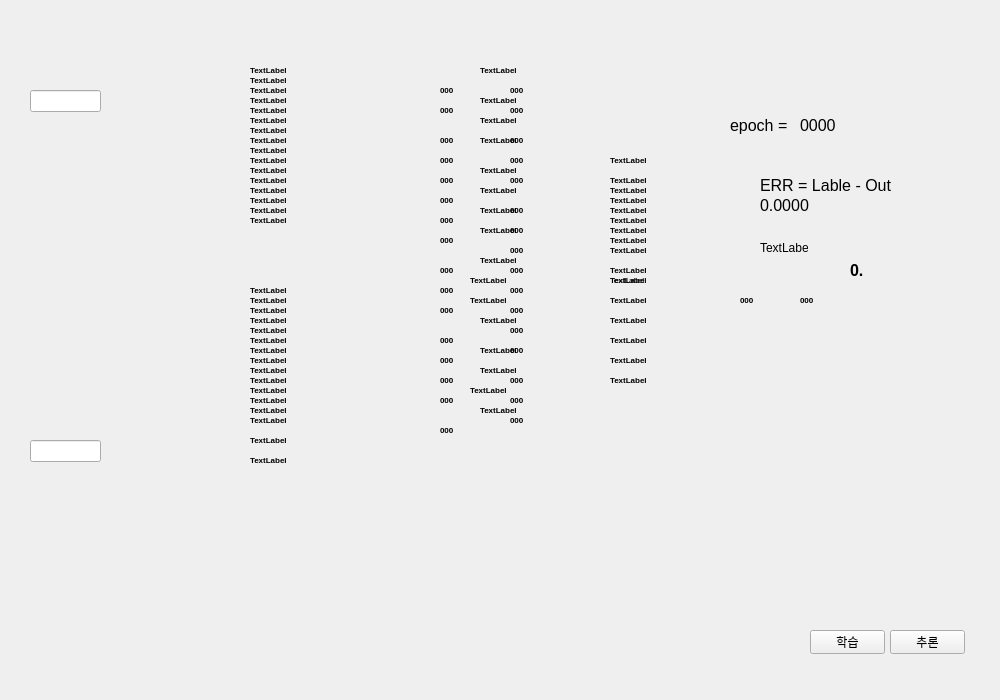
<?xml version="1.0" encoding="UTF-8"?>
<ui version="4.0">
 <class>Form</class>
 <widget class="QWidget" name="Form">
  <property name="geometry">
   <rect>
    <x>0</x>
    <y>0</y>
    <width>1000</width>
    <height>700</height>
   </rect>
  </property>
  <property name="windowTitle">
   <string>Form</string>
  </property>
  <widget class="QLabel" name="backgraund">
   <property name="geometry">
    <rect>
     <x>10</x>
     <y>10</y>
     <width>960</width>
     <height>540</height>
    </rect>
   </property>
   <property name="text">
    <string/>
   </property>
   <property name="pixmap">
    <pixmap>../image/Slide2.jpg</pixmap>
   </property>
   <property name="scaledContents">
    <bool>true</bool>
   </property>
  </widget>
  <widget class="QPushButton" name="pushButton_1">
   <property name="geometry">
    <rect>
     <x>810</x>
     <y>630</y>
     <width>75</width>
     <height>24</height>
    </rect>
   </property>
   <property name="text">
    <string>학습</string>
   </property>
  </widget>
  <widget class="QPushButton" name="pushButton_2">
   <property name="geometry">
    <rect>
     <x>890</x>
     <y>630</y>
     <width>75</width>
     <height>24</height>
    </rect>
   </property>
   <property name="text">
    <string>추론</string>
   </property>
  </widget>
  <widget class="QLineEdit" name="lineEdit_1">
   <property name="geometry">
    <rect>
     <x>30</x>
     <y>90</y>
     <width>71</width>
     <height>22</height>
    </rect>
   </property>
  </widget>
  <widget class="QLineEdit" name="lineEdit_2">
   <property name="geometry">
    <rect>
     <x>30</x>
     <y>440</y>
     <width>71</width>
     <height>22</height>
    </rect>
   </property>
  </widget>
  <widget class="QLabel" name="la_w_in1_h101">
   <property name="geometry">
    <rect>
     <x>250</x>
     <y>60</y>
     <width>41</width>
     <height>20</height>
    </rect>
   </property>
   <property name="font">
    <font>
     <pointsize>6</pointsize>
     <bold>true</bold>
    </font>
   </property>
   <property name="text">
    <string>TextLabel</string>
   </property>
  </widget>
  <widget class="QLabel" name="la_w_in1_h102">
   <property name="geometry">
    <rect>
     <x>250</x>
     <y>70</y>
     <width>41</width>
     <height>20</height>
    </rect>
   </property>
   <property name="font">
    <font>
     <pointsize>6</pointsize>
     <bold>true</bold>
    </font>
   </property>
   <property name="text">
    <string>TextLabel</string>
   </property>
  </widget>
  <widget class="QLabel" name="la_w_in1_h103">
   <property name="geometry">
    <rect>
     <x>250</x>
     <y>80</y>
     <width>41</width>
     <height>20</height>
    </rect>
   </property>
   <property name="font">
    <font>
     <pointsize>6</pointsize>
     <bold>true</bold>
    </font>
   </property>
   <property name="text">
    <string>TextLabel</string>
   </property>
  </widget>
  <widget class="QLabel" name="la_w_in1_h104">
   <property name="geometry">
    <rect>
     <x>250</x>
     <y>90</y>
     <width>41</width>
     <height>20</height>
    </rect>
   </property>
   <property name="font">
    <font>
     <pointsize>6</pointsize>
     <bold>true</bold>
    </font>
   </property>
   <property name="text">
    <string>TextLabel</string>
   </property>
  </widget>
  <widget class="QLabel" name="la_w_in1_h105">
   <property name="geometry">
    <rect>
     <x>250</x>
     <y>100</y>
     <width>41</width>
     <height>20</height>
    </rect>
   </property>
   <property name="font">
    <font>
     <pointsize>6</pointsize>
     <bold>true</bold>
    </font>
   </property>
   <property name="text">
    <string>TextLabel</string>
   </property>
  </widget>
  <widget class="QLabel" name="la_w_in1_h106">
   <property name="geometry">
    <rect>
     <x>250</x>
     <y>110</y>
     <width>41</width>
     <height>20</height>
    </rect>
   </property>
   <property name="font">
    <font>
     <pointsize>6</pointsize>
     <bold>true</bold>
    </font>
   </property>
   <property name="text">
    <string>TextLabel</string>
   </property>
  </widget>
  <widget class="QLabel" name="la_w_in1_h107">
   <property name="geometry">
    <rect>
     <x>250</x>
     <y>120</y>
     <width>41</width>
     <height>20</height>
    </rect>
   </property>
   <property name="font">
    <font>
     <pointsize>6</pointsize>
     <bold>true</bold>
    </font>
   </property>
   <property name="text">
    <string>TextLabel</string>
   </property>
  </widget>
  <widget class="QLabel" name="la_w_in1_h108">
   <property name="geometry">
    <rect>
     <x>250</x>
     <y>130</y>
     <width>41</width>
     <height>20</height>
    </rect>
   </property>
   <property name="font">
    <font>
     <pointsize>6</pointsize>
     <bold>true</bold>
    </font>
   </property>
   <property name="text">
    <string>TextLabel</string>
   </property>
  </widget>
  <widget class="QLabel" name="la_w_in1_h109">
   <property name="geometry">
    <rect>
     <x>250</x>
     <y>140</y>
     <width>41</width>
     <height>20</height>
    </rect>
   </property>
   <property name="font">
    <font>
     <pointsize>6</pointsize>
     <bold>true</bold>
    </font>
   </property>
   <property name="text">
    <string>TextLabel</string>
   </property>
  </widget>
  <widget class="QLabel" name="la_w_in1_h110">
   <property name="geometry">
    <rect>
     <x>250</x>
     <y>149</y>
     <width>41</width>
     <height>21</height>
    </rect>
   </property>
   <property name="font">
    <font>
     <pointsize>6</pointsize>
     <bold>true</bold>
    </font>
   </property>
   <property name="text">
    <string>TextLabel</string>
   </property>
  </widget>
  <widget class="QLabel" name="la_w_in1_h111">
   <property name="geometry">
    <rect>
     <x>250</x>
     <y>160</y>
     <width>41</width>
     <height>20</height>
    </rect>
   </property>
   <property name="font">
    <font>
     <pointsize>6</pointsize>
     <bold>true</bold>
    </font>
   </property>
   <property name="text">
    <string>TextLabel</string>
   </property>
  </widget>
  <widget class="QLabel" name="la_w_in1_h112">
   <property name="geometry">
    <rect>
     <x>250</x>
     <y>169</y>
     <width>41</width>
     <height>21</height>
    </rect>
   </property>
   <property name="font">
    <font>
     <pointsize>6</pointsize>
     <bold>true</bold>
    </font>
   </property>
   <property name="text">
    <string>TextLabel</string>
   </property>
  </widget>
  <widget class="QLabel" name="la_w_in1_h113">
   <property name="geometry">
    <rect>
     <x>250</x>
     <y>180</y>
     <width>41</width>
     <height>20</height>
    </rect>
   </property>
   <property name="font">
    <font>
     <pointsize>6</pointsize>
     <bold>true</bold>
    </font>
   </property>
   <property name="text">
    <string>TextLabel</string>
   </property>
  </widget>
  <widget class="QLabel" name="la_w_in1_h114">
   <property name="geometry">
    <rect>
     <x>250</x>
     <y>190</y>
     <width>41</width>
     <height>20</height>
    </rect>
   </property>
   <property name="font">
    <font>
     <pointsize>6</pointsize>
     <bold>true</bold>
    </font>
   </property>
   <property name="text">
    <string>TextLabel</string>
   </property>
  </widget>
  <widget class="QLabel" name="la_w_in1_h115">
   <property name="geometry">
    <rect>
     <x>250</x>
     <y>200</y>
     <width>41</width>
     <height>20</height>
    </rect>
   </property>
   <property name="font">
    <font>
     <pointsize>6</pointsize>
     <bold>true</bold>
    </font>
   </property>
   <property name="text">
    <string>TextLabel</string>
   </property>
  </widget>
  <widget class="QLabel" name="la_w_in1_h116">
   <property name="geometry">
    <rect>
     <x>250</x>
     <y>209</y>
     <width>41</width>
     <height>21</height>
    </rect>
   </property>
   <property name="font">
    <font>
     <pointsize>6</pointsize>
     <bold>true</bold>
    </font>
   </property>
   <property name="text">
    <string>TextLabel</string>
   </property>
  </widget>
  <widget class="QLabel" name="la_w_in2_h101">
   <property name="geometry">
    <rect>
     <x>250</x>
     <y>280</y>
     <width>41</width>
     <height>20</height>
    </rect>
   </property>
   <property name="font">
    <font>
     <pointsize>6</pointsize>
     <bold>true</bold>
    </font>
   </property>
   <property name="text">
    <string>TextLabel</string>
   </property>
  </widget>
  <widget class="QLabel" name="la_w_in2_h102">
   <property name="geometry">
    <rect>
     <x>250</x>
     <y>290</y>
     <width>41</width>
     <height>20</height>
    </rect>
   </property>
   <property name="font">
    <font>
     <pointsize>6</pointsize>
     <bold>true</bold>
    </font>
   </property>
   <property name="text">
    <string>TextLabel</string>
   </property>
  </widget>
  <widget class="QLabel" name="la_w_in2_h103">
   <property name="geometry">
    <rect>
     <x>250</x>
     <y>300</y>
     <width>41</width>
     <height>20</height>
    </rect>
   </property>
   <property name="font">
    <font>
     <pointsize>6</pointsize>
     <bold>true</bold>
    </font>
   </property>
   <property name="text">
    <string>TextLabel</string>
   </property>
  </widget>
  <widget class="QLabel" name="la_w_in2_h104">
   <property name="geometry">
    <rect>
     <x>250</x>
     <y>310</y>
     <width>41</width>
     <height>20</height>
    </rect>
   </property>
   <property name="font">
    <font>
     <pointsize>6</pointsize>
     <bold>true</bold>
    </font>
   </property>
   <property name="text">
    <string>TextLabel</string>
   </property>
  </widget>
  <widget class="QLabel" name="la_w_in2_h105">
   <property name="geometry">
    <rect>
     <x>250</x>
     <y>319</y>
     <width>41</width>
     <height>21</height>
    </rect>
   </property>
   <property name="font">
    <font>
     <pointsize>6</pointsize>
     <bold>true</bold>
    </font>
   </property>
   <property name="text">
    <string>TextLabel</string>
   </property>
  </widget>
  <widget class="QLabel" name="la_w_in2_h106">
   <property name="geometry">
    <rect>
     <x>250</x>
     <y>330</y>
     <width>41</width>
     <height>20</height>
    </rect>
   </property>
   <property name="font">
    <font>
     <pointsize>6</pointsize>
     <bold>true</bold>
    </font>
   </property>
   <property name="text">
    <string>TextLabel</string>
   </property>
  </widget>
  <widget class="QLabel" name="la_w_in2_h107">
   <property name="geometry">
    <rect>
     <x>250</x>
     <y>340</y>
     <width>41</width>
     <height>20</height>
    </rect>
   </property>
   <property name="font">
    <font>
     <pointsize>6</pointsize>
     <bold>true</bold>
    </font>
   </property>
   <property name="text">
    <string>TextLabel</string>
   </property>
  </widget>
  <widget class="QLabel" name="la_w_in2_h108">
   <property name="geometry">
    <rect>
     <x>250</x>
     <y>350</y>
     <width>41</width>
     <height>20</height>
    </rect>
   </property>
   <property name="font">
    <font>
     <pointsize>6</pointsize>
     <bold>true</bold>
    </font>
   </property>
   <property name="text">
    <string>TextLabel</string>
   </property>
  </widget>
  <widget class="QLabel" name="la_w_in2_h109">
   <property name="geometry">
    <rect>
     <x>250</x>
     <y>360</y>
     <width>41</width>
     <height>20</height>
    </rect>
   </property>
   <property name="font">
    <font>
     <pointsize>6</pointsize>
     <bold>true</bold>
    </font>
   </property>
   <property name="text">
    <string>TextLabel</string>
   </property>
  </widget>
  <widget class="QLabel" name="la_w_in2_h110">
   <property name="geometry">
    <rect>
     <x>250</x>
     <y>370</y>
     <width>41</width>
     <height>20</height>
    </rect>
   </property>
   <property name="font">
    <font>
     <pointsize>6</pointsize>
     <bold>true</bold>
    </font>
   </property>
   <property name="text">
    <string>TextLabel</string>
   </property>
  </widget>
  <widget class="QLabel" name="la_w_in2_h111">
   <property name="geometry">
    <rect>
     <x>250</x>
     <y>380</y>
     <width>41</width>
     <height>20</height>
    </rect>
   </property>
   <property name="font">
    <font>
     <pointsize>6</pointsize>
     <bold>true</bold>
    </font>
   </property>
   <property name="text">
    <string>TextLabel</string>
   </property>
  </widget>
  <widget class="QLabel" name="la_w_in2_h112">
   <property name="geometry">
    <rect>
     <x>250</x>
     <y>390</y>
     <width>41</width>
     <height>20</height>
    </rect>
   </property>
   <property name="font">
    <font>
     <pointsize>6</pointsize>
     <bold>true</bold>
    </font>
   </property>
   <property name="text">
    <string>TextLabel</string>
   </property>
  </widget>
  <widget class="QLabel" name="la_w_in2_h113">
   <property name="geometry">
    <rect>
     <x>250</x>
     <y>399</y>
     <width>41</width>
     <height>21</height>
    </rect>
   </property>
   <property name="font">
    <font>
     <pointsize>6</pointsize>
     <bold>true</bold>
    </font>
   </property>
   <property name="text">
    <string>TextLabel</string>
   </property>
  </widget>
  <widget class="QLabel" name="la_w_in2_h114">
   <property name="geometry">
    <rect>
     <x>250</x>
     <y>410</y>
     <width>41</width>
     <height>20</height>
    </rect>
   </property>
   <property name="font">
    <font>
     <pointsize>6</pointsize>
     <bold>true</bold>
    </font>
   </property>
   <property name="text">
    <string>TextLabel</string>
   </property>
  </widget>
  <widget class="QLabel" name="la_w_in2_h115">
   <property name="geometry">
    <rect>
     <x>250</x>
     <y>430</y>
     <width>41</width>
     <height>20</height>
    </rect>
   </property>
   <property name="font">
    <font>
     <pointsize>6</pointsize>
     <bold>true</bold>
    </font>
   </property>
   <property name="text">
    <string>TextLabel</string>
   </property>
  </widget>
  <widget class="QLabel" name="la_w_in2_h116">
   <property name="geometry">
    <rect>
     <x>250</x>
     <y>450</y>
     <width>41</width>
     <height>20</height>
    </rect>
   </property>
   <property name="font">
    <font>
     <pointsize>6</pointsize>
     <bold>true</bold>
    </font>
   </property>
   <property name="text">
    <string>TextLabel</string>
   </property>
  </widget>
  <widget class="QLabel" name="la_x1_h101">
   <property name="geometry">
    <rect>
     <x>440</x>
     <y>80</y>
     <width>41</width>
     <height>20</height>
    </rect>
   </property>
   <property name="font">
    <font>
     <pointsize>6</pointsize>
     <bold>true</bold>
    </font>
   </property>
   <property name="text">
    <string>000</string>
   </property>
  </widget>
  <widget class="QLabel" name="la_x1_h102">
   <property name="geometry">
    <rect>
     <x>440</x>
     <y>100</y>
     <width>41</width>
     <height>20</height>
    </rect>
   </property>
   <property name="font">
    <font>
     <pointsize>6</pointsize>
     <bold>true</bold>
    </font>
   </property>
   <property name="text">
    <string>000</string>
   </property>
  </widget>
  <widget class="QLabel" name="la_x1_h103">
   <property name="geometry">
    <rect>
     <x>440</x>
     <y>130</y>
     <width>41</width>
     <height>20</height>
    </rect>
   </property>
   <property name="font">
    <font>
     <pointsize>6</pointsize>
     <bold>true</bold>
    </font>
   </property>
   <property name="text">
    <string>000</string>
   </property>
  </widget>
  <widget class="QLabel" name="la_x1_h104">
   <property name="geometry">
    <rect>
     <x>440</x>
     <y>150</y>
     <width>41</width>
     <height>20</height>
    </rect>
   </property>
   <property name="font">
    <font>
     <pointsize>6</pointsize>
     <bold>true</bold>
    </font>
   </property>
   <property name="text">
    <string>000</string>
   </property>
  </widget>
  <widget class="QLabel" name="la_x1_h105">
   <property name="geometry">
    <rect>
     <x>440</x>
     <y>170</y>
     <width>41</width>
     <height>20</height>
    </rect>
   </property>
   <property name="font">
    <font>
     <pointsize>6</pointsize>
     <bold>true</bold>
    </font>
   </property>
   <property name="text">
    <string>000</string>
   </property>
  </widget>
  <widget class="QLabel" name="la_x1_h106">
   <property name="geometry">
    <rect>
     <x>440</x>
     <y>190</y>
     <width>41</width>
     <height>20</height>
    </rect>
   </property>
   <property name="font">
    <font>
     <pointsize>6</pointsize>
     <bold>true</bold>
    </font>
   </property>
   <property name="text">
    <string>000</string>
   </property>
  </widget>
  <widget class="QLabel" name="la_x1_h107">
   <property name="geometry">
    <rect>
     <x>440</x>
     <y>210</y>
     <width>41</width>
     <height>20</height>
    </rect>
   </property>
   <property name="font">
    <font>
     <pointsize>6</pointsize>
     <bold>true</bold>
    </font>
   </property>
   <property name="text">
    <string>000</string>
   </property>
  </widget>
  <widget class="QLabel" name="la_x1_h108">
   <property name="geometry">
    <rect>
     <x>440</x>
     <y>230</y>
     <width>41</width>
     <height>20</height>
    </rect>
   </property>
   <property name="font">
    <font>
     <pointsize>6</pointsize>
     <bold>true</bold>
    </font>
   </property>
   <property name="text">
    <string>000</string>
   </property>
  </widget>
  <widget class="QLabel" name="la_x1_h109">
   <property name="geometry">
    <rect>
     <x>440</x>
     <y>260</y>
     <width>41</width>
     <height>20</height>
    </rect>
   </property>
   <property name="font">
    <font>
     <pointsize>6</pointsize>
     <bold>true</bold>
    </font>
   </property>
   <property name="text">
    <string>000</string>
   </property>
  </widget>
  <widget class="QLabel" name="la_x1_h110">
   <property name="geometry">
    <rect>
     <x>440</x>
     <y>280</y>
     <width>41</width>
     <height>20</height>
    </rect>
   </property>
   <property name="font">
    <font>
     <pointsize>6</pointsize>
     <bold>true</bold>
    </font>
   </property>
   <property name="text">
    <string>000</string>
   </property>
  </widget>
  <widget class="QLabel" name="la_x1_h111">
   <property name="geometry">
    <rect>
     <x>440</x>
     <y>300</y>
     <width>41</width>
     <height>20</height>
    </rect>
   </property>
   <property name="font">
    <font>
     <pointsize>6</pointsize>
     <bold>true</bold>
    </font>
   </property>
   <property name="text">
    <string>000</string>
   </property>
  </widget>
  <widget class="QLabel" name="la_x1_h112">
   <property name="geometry">
    <rect>
     <x>440</x>
     <y>330</y>
     <width>41</width>
     <height>20</height>
    </rect>
   </property>
   <property name="font">
    <font>
     <pointsize>6</pointsize>
     <bold>true</bold>
    </font>
   </property>
   <property name="text">
    <string>000</string>
   </property>
  </widget>
  <widget class="QLabel" name="la_x1_h113">
   <property name="geometry">
    <rect>
     <x>440</x>
     <y>350</y>
     <width>41</width>
     <height>20</height>
    </rect>
   </property>
   <property name="font">
    <font>
     <pointsize>6</pointsize>
     <bold>true</bold>
    </font>
   </property>
   <property name="text">
    <string>000</string>
   </property>
  </widget>
  <widget class="QLabel" name="la_x1_h114">
   <property name="geometry">
    <rect>
     <x>440</x>
     <y>370</y>
     <width>41</width>
     <height>20</height>
    </rect>
   </property>
   <property name="font">
    <font>
     <pointsize>6</pointsize>
     <bold>true</bold>
    </font>
   </property>
   <property name="text">
    <string>000</string>
   </property>
  </widget>
  <widget class="QLabel" name="la_x1_h115">
   <property name="geometry">
    <rect>
     <x>440</x>
     <y>390</y>
     <width>41</width>
     <height>20</height>
    </rect>
   </property>
   <property name="font">
    <font>
     <pointsize>6</pointsize>
     <bold>true</bold>
    </font>
   </property>
   <property name="text">
    <string>000</string>
   </property>
  </widget>
  <widget class="QLabel" name="la_x1_h116">
   <property name="geometry">
    <rect>
     <x>440</x>
     <y>420</y>
     <width>41</width>
     <height>20</height>
    </rect>
   </property>
   <property name="font">
    <font>
     <pointsize>6</pointsize>
     <bold>true</bold>
    </font>
   </property>
   <property name="text">
    <string>000</string>
   </property>
  </widget>
  <widget class="QLabel" name="la_y1_h101">
   <property name="geometry">
    <rect>
     <x>510</x>
     <y>80</y>
     <width>41</width>
     <height>20</height>
    </rect>
   </property>
   <property name="font">
    <font>
     <pointsize>6</pointsize>
     <bold>true</bold>
    </font>
   </property>
   <property name="text">
    <string>000</string>
   </property>
  </widget>
  <widget class="QLabel" name="la_y1_h102">
   <property name="geometry">
    <rect>
     <x>510</x>
     <y>100</y>
     <width>41</width>
     <height>20</height>
    </rect>
   </property>
   <property name="font">
    <font>
     <pointsize>6</pointsize>
     <bold>true</bold>
    </font>
   </property>
   <property name="text">
    <string>000</string>
   </property>
  </widget>
  <widget class="QLabel" name="la_y1_h103">
   <property name="geometry">
    <rect>
     <x>510</x>
     <y>130</y>
     <width>41</width>
     <height>20</height>
    </rect>
   </property>
   <property name="font">
    <font>
     <pointsize>6</pointsize>
     <bold>true</bold>
    </font>
   </property>
   <property name="text">
    <string>000</string>
   </property>
  </widget>
  <widget class="QLabel" name="la_y1_h104">
   <property name="geometry">
    <rect>
     <x>510</x>
     <y>150</y>
     <width>41</width>
     <height>20</height>
    </rect>
   </property>
   <property name="font">
    <font>
     <pointsize>6</pointsize>
     <bold>true</bold>
    </font>
   </property>
   <property name="text">
    <string>000</string>
   </property>
  </widget>
  <widget class="QLabel" name="la_y1_h105">
   <property name="geometry">
    <rect>
     <x>510</x>
     <y>170</y>
     <width>41</width>
     <height>20</height>
    </rect>
   </property>
   <property name="font">
    <font>
     <pointsize>6</pointsize>
     <bold>true</bold>
    </font>
   </property>
   <property name="text">
    <string>000</string>
   </property>
  </widget>
  <widget class="QLabel" name="la_y1_h106">
   <property name="geometry">
    <rect>
     <x>510</x>
     <y>200</y>
     <width>41</width>
     <height>20</height>
    </rect>
   </property>
   <property name="font">
    <font>
     <pointsize>6</pointsize>
     <bold>true</bold>
    </font>
   </property>
   <property name="text">
    <string>000</string>
   </property>
  </widget>
  <widget class="QLabel" name="la_y1_h107">
   <property name="geometry">
    <rect>
     <x>510</x>
     <y>220</y>
     <width>41</width>
     <height>20</height>
    </rect>
   </property>
   <property name="font">
    <font>
     <pointsize>6</pointsize>
     <bold>true</bold>
    </font>
   </property>
   <property name="text">
    <string>000</string>
   </property>
  </widget>
  <widget class="QLabel" name="la_y1_h108">
   <property name="geometry">
    <rect>
     <x>510</x>
     <y>240</y>
     <width>41</width>
     <height>20</height>
    </rect>
   </property>
   <property name="font">
    <font>
     <pointsize>6</pointsize>
     <bold>true</bold>
    </font>
   </property>
   <property name="text">
    <string>000</string>
   </property>
  </widget>
  <widget class="QLabel" name="la_y1_h109">
   <property name="geometry">
    <rect>
     <x>510</x>
     <y>260</y>
     <width>41</width>
     <height>20</height>
    </rect>
   </property>
   <property name="font">
    <font>
     <pointsize>6</pointsize>
     <bold>true</bold>
    </font>
   </property>
   <property name="text">
    <string>000</string>
   </property>
  </widget>
  <widget class="QLabel" name="la_y1_h110">
   <property name="geometry">
    <rect>
     <x>510</x>
     <y>280</y>
     <width>41</width>
     <height>20</height>
    </rect>
   </property>
   <property name="font">
    <font>
     <pointsize>6</pointsize>
     <bold>true</bold>
    </font>
   </property>
   <property name="text">
    <string>000</string>
   </property>
  </widget>
  <widget class="QLabel" name="la_y1_h111">
   <property name="geometry">
    <rect>
     <x>510</x>
     <y>300</y>
     <width>41</width>
     <height>20</height>
    </rect>
   </property>
   <property name="font">
    <font>
     <pointsize>6</pointsize>
     <bold>true</bold>
    </font>
   </property>
   <property name="text">
    <string>000</string>
   </property>
  </widget>
  <widget class="QLabel" name="la_y1_h112">
   <property name="geometry">
    <rect>
     <x>510</x>
     <y>320</y>
     <width>41</width>
     <height>20</height>
    </rect>
   </property>
   <property name="font">
    <font>
     <pointsize>6</pointsize>
     <bold>true</bold>
    </font>
   </property>
   <property name="text">
    <string>000</string>
   </property>
  </widget>
  <widget class="QLabel" name="la_y1_h113">
   <property name="geometry">
    <rect>
     <x>510</x>
     <y>340</y>
     <width>41</width>
     <height>20</height>
    </rect>
   </property>
   <property name="font">
    <font>
     <pointsize>6</pointsize>
     <bold>true</bold>
    </font>
   </property>
   <property name="text">
    <string>000</string>
   </property>
  </widget>
  <widget class="QLabel" name="la_y1_h114">
   <property name="geometry">
    <rect>
     <x>510</x>
     <y>370</y>
     <width>41</width>
     <height>20</height>
    </rect>
   </property>
   <property name="font">
    <font>
     <pointsize>6</pointsize>
     <bold>true</bold>
    </font>
   </property>
   <property name="text">
    <string>000</string>
   </property>
  </widget>
  <widget class="QLabel" name="la_y1_h115">
   <property name="geometry">
    <rect>
     <x>510</x>
     <y>390</y>
     <width>41</width>
     <height>20</height>
    </rect>
   </property>
   <property name="font">
    <font>
     <pointsize>6</pointsize>
     <bold>true</bold>
    </font>
   </property>
   <property name="text">
    <string>000</string>
   </property>
  </widget>
  <widget class="QLabel" name="la_y1_h116">
   <property name="geometry">
    <rect>
     <x>510</x>
     <y>410</y>
     <width>41</width>
     <height>20</height>
    </rect>
   </property>
   <property name="font">
    <font>
     <pointsize>6</pointsize>
     <bold>true</bold>
    </font>
   </property>
   <property name="text">
    <string>000</string>
   </property>
  </widget>
  <widget class="QLabel" name="la_bias1_h101">
   <property name="geometry">
    <rect>
     <x>480</x>
     <y>60</y>
     <width>41</width>
     <height>20</height>
    </rect>
   </property>
   <property name="font">
    <font>
     <pointsize>6</pointsize>
     <bold>true</bold>
    </font>
   </property>
   <property name="text">
    <string>TextLabel</string>
   </property>
  </widget>
  <widget class="QLabel" name="la_bias1_h102">
   <property name="geometry">
    <rect>
     <x>480</x>
     <y>90</y>
     <width>41</width>
     <height>20</height>
    </rect>
   </property>
   <property name="font">
    <font>
     <pointsize>6</pointsize>
     <bold>true</bold>
    </font>
   </property>
   <property name="text">
    <string>TextLabel</string>
   </property>
  </widget>
  <widget class="QLabel" name="la_bias1_h103">
   <property name="geometry">
    <rect>
     <x>480</x>
     <y>110</y>
     <width>41</width>
     <height>20</height>
    </rect>
   </property>
   <property name="font">
    <font>
     <pointsize>6</pointsize>
     <bold>true</bold>
    </font>
   </property>
   <property name="text">
    <string>TextLabel</string>
   </property>
  </widget>
  <widget class="QLabel" name="la_bias1_h104">
   <property name="geometry">
    <rect>
     <x>480</x>
     <y>130</y>
     <width>41</width>
     <height>20</height>
    </rect>
   </property>
   <property name="font">
    <font>
     <pointsize>6</pointsize>
     <bold>true</bold>
    </font>
   </property>
   <property name="text">
    <string>TextLabel</string>
   </property>
  </widget>
  <widget class="QLabel" name="la_bias1_h105">
   <property name="geometry">
    <rect>
     <x>480</x>
     <y>160</y>
     <width>41</width>
     <height>20</height>
    </rect>
   </property>
   <property name="font">
    <font>
     <pointsize>6</pointsize>
     <bold>true</bold>
    </font>
   </property>
   <property name="text">
    <string>TextLabel</string>
   </property>
  </widget>
  <widget class="QLabel" name="la_bias1_h106">
   <property name="geometry">
    <rect>
     <x>480</x>
     <y>180</y>
     <width>41</width>
     <height>20</height>
    </rect>
   </property>
   <property name="font">
    <font>
     <pointsize>6</pointsize>
     <bold>true</bold>
    </font>
   </property>
   <property name="text">
    <string>TextLabel</string>
   </property>
  </widget>
  <widget class="QLabel" name="la_bias1_h107">
   <property name="geometry">
    <rect>
     <x>480</x>
     <y>200</y>
     <width>41</width>
     <height>20</height>
    </rect>
   </property>
   <property name="font">
    <font>
     <pointsize>6</pointsize>
     <bold>true</bold>
    </font>
   </property>
   <property name="text">
    <string>TextLabel</string>
   </property>
  </widget>
  <widget class="QLabel" name="la_bias1_h108">
   <property name="geometry">
    <rect>
     <x>480</x>
     <y>220</y>
     <width>41</width>
     <height>20</height>
    </rect>
   </property>
   <property name="font">
    <font>
     <pointsize>6</pointsize>
     <bold>true</bold>
    </font>
   </property>
   <property name="text">
    <string>TextLabel</string>
   </property>
  </widget>
  <widget class="QLabel" name="la_bias1_h109">
   <property name="geometry">
    <rect>
     <x>480</x>
     <y>250</y>
     <width>41</width>
     <height>20</height>
    </rect>
   </property>
   <property name="font">
    <font>
     <pointsize>6</pointsize>
     <bold>true</bold>
    </font>
   </property>
   <property name="text">
    <string>TextLabel</string>
   </property>
  </widget>
  <widget class="QLabel" name="la_bias1_h110">
   <property name="geometry">
    <rect>
     <x>470</x>
     <y>270</y>
     <width>41</width>
     <height>20</height>
    </rect>
   </property>
   <property name="font">
    <font>
     <pointsize>6</pointsize>
     <bold>true</bold>
    </font>
   </property>
   <property name="text">
    <string>TextLabel</string>
   </property>
  </widget>
  <widget class="QLabel" name="la_bias1_h111">
   <property name="geometry">
    <rect>
     <x>470</x>
     <y>290</y>
     <width>41</width>
     <height>20</height>
    </rect>
   </property>
   <property name="font">
    <font>
     <pointsize>6</pointsize>
     <bold>true</bold>
    </font>
   </property>
   <property name="text">
    <string>TextLabel</string>
   </property>
  </widget>
  <widget class="QLabel" name="la_bias1_h112">
   <property name="geometry">
    <rect>
     <x>480</x>
     <y>310</y>
     <width>41</width>
     <height>20</height>
    </rect>
   </property>
   <property name="font">
    <font>
     <pointsize>6</pointsize>
     <bold>true</bold>
    </font>
   </property>
   <property name="text">
    <string>TextLabel</string>
   </property>
  </widget>
  <widget class="QLabel" name="la_bias1_h113">
   <property name="geometry">
    <rect>
     <x>480</x>
     <y>340</y>
     <width>41</width>
     <height>20</height>
    </rect>
   </property>
   <property name="font">
    <font>
     <pointsize>6</pointsize>
     <bold>true</bold>
    </font>
   </property>
   <property name="text">
    <string>TextLabel</string>
   </property>
  </widget>
  <widget class="QLabel" name="la_bias1_h114">
   <property name="geometry">
    <rect>
     <x>480</x>
     <y>360</y>
     <width>41</width>
     <height>20</height>
    </rect>
   </property>
   <property name="font">
    <font>
     <pointsize>6</pointsize>
     <bold>true</bold>
    </font>
   </property>
   <property name="text">
    <string>TextLabel</string>
   </property>
  </widget>
  <widget class="QLabel" name="la_bias1_h115">
   <property name="geometry">
    <rect>
     <x>470</x>
     <y>380</y>
     <width>41</width>
     <height>20</height>
    </rect>
   </property>
   <property name="font">
    <font>
     <pointsize>6</pointsize>
     <bold>true</bold>
    </font>
   </property>
   <property name="text">
    <string>TextLabel</string>
   </property>
  </widget>
  <widget class="QLabel" name="la_bias1_h116">
   <property name="geometry">
    <rect>
     <x>480</x>
     <y>400</y>
     <width>41</width>
     <height>20</height>
    </rect>
   </property>
   <property name="font">
    <font>
     <pointsize>6</pointsize>
     <bold>true</bold>
    </font>
   </property>
   <property name="text">
    <string>TextLabel</string>
   </property>
  </widget>
  <widget class="QLabel" name="la_w_h101_out1">
   <property name="geometry">
    <rect>
     <x>610</x>
     <y>150</y>
     <width>41</width>
     <height>20</height>
    </rect>
   </property>
   <property name="font">
    <font>
     <pointsize>6</pointsize>
     <bold>true</bold>
    </font>
   </property>
   <property name="text">
    <string>TextLabel</string>
   </property>
  </widget>
  <widget class="QLabel" name="la_w_h102_out1">
   <property name="geometry">
    <rect>
     <x>610</x>
     <y>170</y>
     <width>41</width>
     <height>20</height>
    </rect>
   </property>
   <property name="font">
    <font>
     <pointsize>6</pointsize>
     <bold>true</bold>
    </font>
   </property>
   <property name="text">
    <string>TextLabel</string>
   </property>
  </widget>
  <widget class="QLabel" name="la_w_h103_out1">
   <property name="geometry">
    <rect>
     <x>610</x>
     <y>180</y>
     <width>41</width>
     <height>20</height>
    </rect>
   </property>
   <property name="font">
    <font>
     <pointsize>6</pointsize>
     <bold>true</bold>
    </font>
   </property>
   <property name="text">
    <string>TextLabel</string>
   </property>
  </widget>
  <widget class="QLabel" name="la_w_h104_out1">
   <property name="geometry">
    <rect>
     <x>610</x>
     <y>190</y>
     <width>41</width>
     <height>20</height>
    </rect>
   </property>
   <property name="font">
    <font>
     <pointsize>6</pointsize>
     <bold>true</bold>
    </font>
   </property>
   <property name="text">
    <string>TextLabel</string>
   </property>
  </widget>
  <widget class="QLabel" name="la_w_h105_out1">
   <property name="geometry">
    <rect>
     <x>610</x>
     <y>200</y>
     <width>41</width>
     <height>20</height>
    </rect>
   </property>
   <property name="font">
    <font>
     <pointsize>6</pointsize>
     <bold>true</bold>
    </font>
   </property>
   <property name="text">
    <string>TextLabel</string>
   </property>
  </widget>
  <widget class="QLabel" name="la_w_h106_out1">
   <property name="geometry">
    <rect>
     <x>610</x>
     <y>210</y>
     <width>41</width>
     <height>20</height>
    </rect>
   </property>
   <property name="font">
    <font>
     <pointsize>6</pointsize>
     <bold>true</bold>
    </font>
   </property>
   <property name="text">
    <string>TextLabel</string>
   </property>
  </widget>
  <widget class="QLabel" name="la_w_h107_out1">
   <property name="geometry">
    <rect>
     <x>610</x>
     <y>220</y>
     <width>41</width>
     <height>20</height>
    </rect>
   </property>
   <property name="font">
    <font>
     <pointsize>6</pointsize>
     <bold>true</bold>
    </font>
   </property>
   <property name="text">
    <string>TextLabel</string>
   </property>
  </widget>
  <widget class="QLabel" name="la_w_h108_out1">
   <property name="geometry">
    <rect>
     <x>610</x>
     <y>230</y>
     <width>41</width>
     <height>20</height>
    </rect>
   </property>
   <property name="font">
    <font>
     <pointsize>6</pointsize>
     <bold>true</bold>
    </font>
   </property>
   <property name="text">
    <string>TextLabel</string>
   </property>
  </widget>
  <widget class="QLabel" name="la_w_h109_out1">
   <property name="geometry">
    <rect>
     <x>610</x>
     <y>240</y>
     <width>41</width>
     <height>20</height>
    </rect>
   </property>
   <property name="font">
    <font>
     <pointsize>6</pointsize>
     <bold>true</bold>
    </font>
   </property>
   <property name="text">
    <string>TextLabel</string>
   </property>
  </widget>
  <widget class="QLabel" name="la_w_h110_out1">
   <property name="geometry">
    <rect>
     <x>610</x>
     <y>260</y>
     <width>41</width>
     <height>20</height>
    </rect>
   </property>
   <property name="font">
    <font>
     <pointsize>6</pointsize>
     <bold>true</bold>
    </font>
   </property>
   <property name="text">
    <string>TextLabel</string>
   </property>
  </widget>
  <widget class="QLabel" name="label_91">
   <property name="geometry">
    <rect>
     <x>610</x>
     <y>270</y>
     <width>41</width>
     <height>20</height>
    </rect>
   </property>
   <property name="font">
    <font>
     <pointsize>6</pointsize>
     <bold>false</bold>
    </font>
   </property>
   <property name="text">
    <string>TextLabel</string>
   </property>
  </widget>
  <widget class="QLabel" name="la_w_h111_out1">
   <property name="geometry">
    <rect>
     <x>610</x>
     <y>270</y>
     <width>41</width>
     <height>20</height>
    </rect>
   </property>
   <property name="font">
    <font>
     <pointsize>6</pointsize>
     <bold>true</bold>
    </font>
   </property>
   <property name="text">
    <string>TextLabel</string>
   </property>
  </widget>
  <widget class="QLabel" name="la_w_h112_out1">
   <property name="geometry">
    <rect>
     <x>610</x>
     <y>290</y>
     <width>41</width>
     <height>20</height>
    </rect>
   </property>
   <property name="font">
    <font>
     <pointsize>6</pointsize>
     <bold>true</bold>
    </font>
   </property>
   <property name="text">
    <string>TextLabel</string>
   </property>
  </widget>
  <widget class="QLabel" name="la_w_h113_out1">
   <property name="geometry">
    <rect>
     <x>610</x>
     <y>310</y>
     <width>41</width>
     <height>20</height>
    </rect>
   </property>
   <property name="font">
    <font>
     <pointsize>6</pointsize>
     <bold>true</bold>
    </font>
   </property>
   <property name="text">
    <string>TextLabel</string>
   </property>
  </widget>
  <widget class="QLabel" name="la_w_h114_out1">
   <property name="geometry">
    <rect>
     <x>610</x>
     <y>330</y>
     <width>41</width>
     <height>20</height>
    </rect>
   </property>
   <property name="font">
    <font>
     <pointsize>6</pointsize>
     <bold>true</bold>
    </font>
   </property>
   <property name="text">
    <string>TextLabel</string>
   </property>
  </widget>
  <widget class="QLabel" name="la_w_h115_out1">
   <property name="geometry">
    <rect>
     <x>610</x>
     <y>350</y>
     <width>41</width>
     <height>20</height>
    </rect>
   </property>
   <property name="font">
    <font>
     <pointsize>6</pointsize>
     <bold>true</bold>
    </font>
   </property>
   <property name="text">
    <string>TextLabel</string>
   </property>
  </widget>
  <widget class="QLabel" name="epoch">
   <property name="geometry">
    <rect>
     <x>730</x>
     <y>110</y>
     <width>91</width>
     <height>31</height>
    </rect>
   </property>
   <property name="font">
    <font>
     <pointsize>12</pointsize>
     <bold>false</bold>
    </font>
   </property>
   <property name="text">
    <string>epoch =</string>
   </property>
  </widget>
  <widget class="QLabel" name="la_epoch">
   <property name="geometry">
    <rect>
     <x>800</x>
     <y>110</y>
     <width>91</width>
     <height>31</height>
    </rect>
   </property>
   <property name="font">
    <font>
     <pointsize>12</pointsize>
     <bold>false</bold>
    </font>
   </property>
   <property name="text">
    <string>0000</string>
   </property>
  </widget>
  <widget class="QLabel" name="loss">
   <property name="geometry">
    <rect>
     <x>760</x>
     <y>170</y>
     <width>161</width>
     <height>31</height>
    </rect>
   </property>
   <property name="font">
    <font>
     <pointsize>12</pointsize>
     <bold>false</bold>
    </font>
   </property>
   <property name="text">
    <string>ERR = Lable - Out</string>
   </property>
  </widget>
  <widget class="QLabel" name="la_error1">
   <property name="geometry">
    <rect>
     <x>760</x>
     <y>190</y>
     <width>161</width>
     <height>31</height>
    </rect>
   </property>
   <property name="font">
    <font>
     <pointsize>12</pointsize>
     <bold>false</bold>
    </font>
   </property>
   <property name="text">
    <string>0.0000</string>
   </property>
  </widget>
  <widget class="QLabel" name="label_97">
   <property name="geometry">
    <rect>
     <x>740</x>
     <y>290</y>
     <width>41</width>
     <height>20</height>
    </rect>
   </property>
   <property name="font">
    <font>
     <pointsize>6</pointsize>
     <bold>true</bold>
    </font>
   </property>
   <property name="text">
    <string>000</string>
   </property>
  </widget>
  <widget class="QLabel" name="label_98">
   <property name="geometry">
    <rect>
     <x>800</x>
     <y>290</y>
     <width>41</width>
     <height>20</height>
    </rect>
   </property>
   <property name="font">
    <font>
     <pointsize>6</pointsize>
     <bold>true</bold>
    </font>
   </property>
   <property name="text">
    <string>000</string>
   </property>
  </widget>
  <widget class="QLabel" name="la_target1">
   <property name="geometry">
    <rect>
     <x>850</x>
     <y>260</y>
     <width>41</width>
     <height>20</height>
    </rect>
   </property>
   <property name="font">
    <font>
     <pointsize>12</pointsize>
     <bold>true</bold>
    </font>
   </property>
   <property name="text">
    <string>0.</string>
   </property>
  </widget>
  <widget class="QLabel" name="la_bias_out1">
   <property name="geometry">
    <rect>
     <x>760</x>
     <y>240</y>
     <width>48</width>
     <height>16</height>
    </rect>
   </property>
   <property name="text">
    <string>TextLabel</string>
   </property>
  </widget>
  <widget class="QLabel" name="la_w_h116_out1">
   <property name="geometry">
    <rect>
     <x>610</x>
     <y>370</y>
     <width>41</width>
     <height>20</height>
    </rect>
   </property>
   <property name="font">
    <font>
     <pointsize>6</pointsize>
     <bold>true</bold>
    </font>
   </property>
   <property name="text">
    <string>TextLabel</string>
   </property>
  </widget>
 </widget>
 <resources/>
 <connections/>
</ui>
